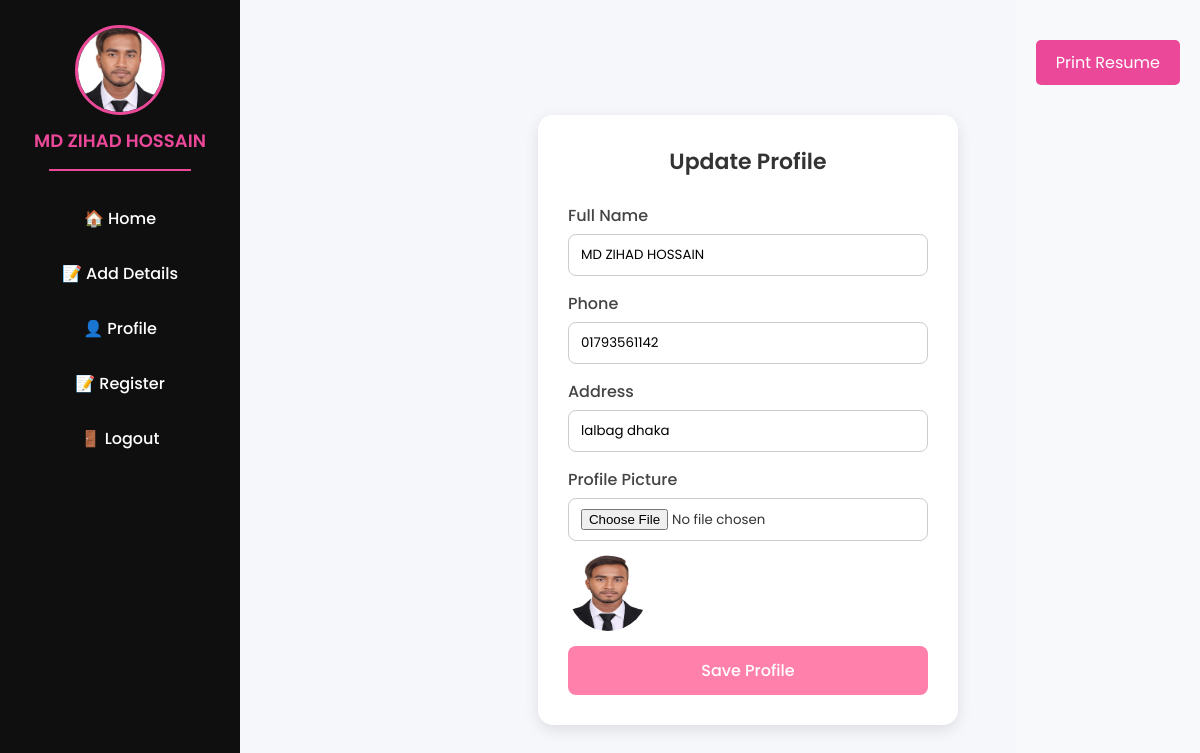
Page /profilePage/ (signed in) on the committed database.
### protfolio/models.py (models this page shows, shortened)
class userModel(AbstractUser):
    def __str__(self):
        return self.username

class profileModel(models.Model):
    full_name=models.CharField(max_length=100,null=True)
    phone=models.CharField(max_length=30,null=True)
    address=models.TextField(null=True)
    profile_pic=models.ImageField(upload_to='media/img', blank=True, null=True)
    created_by=models.OneToOneField(userModel,on_delete=models.CASCADE , null=True,related_name='profile_info')

### protfolio/views.py (the view, shortened to what this page needs)
# urls.py: path('profilePage/',profilePage,name='profilePage'),
@login_required
def profilePage(request):
    current_user = request.user
    profile_data, created = profileModel.objects.get_or_create(created_by=current_user)
    return render(request,'profile/profile.html', {'profile': profile_data})

### template/profile/profile.html (shortened to what this page needs)
{% extends 'base.html' %}
{% block body %}
<div class="main">
  <div class="forms-container">
    <div class="form-card">
      <h3>Update Profile</h3>
      <form action="" method="POST" enctype="multipart/form-data">
        <div class="form-group">
          <label>Full Name</label>
          <input type="text" name="full_name" value="{{request.user.profile_info.full_name}}" placeholder="Enter full name">
        </div>
        <div class="form-group">
          <label>Phone</label>
          <input type="text" name="phone" value="{{request.user.profile_info.phone}}" placeholder="Enter phone number">
        </div>
        <div class="form-group">
          <label>Address</label>
          <input type="text" name="address" value="{{request.user.profile_info.address}}" placeholder="Enter address">
        </div>
        <div class="form-group">
          <label>Profile Picture</label>
          <input type="file" name="profile_pic">
          {% if request.user.profile_info.profile_pic %}
            <img src="{{ request.user.profile_info.profile_pic.url }}" alt="Profile" style="width:80px;height:80px;border-radius:50%;margin-top:10px;">
          {% endif %}
        </div>
        <button class="submit-btn">Save Profile</button>
      </form>
    </div>
  </div>
</div>
{% endblock body %}

### template/nav.html
 <div class="sidebar">
    {% if request.user.profile_info.profile_pic %}
      <img src="{{ request.user.profile_info.profile_pic.url }}" alt="Profile Picture" class="sidebar-pic">
    {% else %}
      <img src="https://cdn-icons-png.flaticon.com/512/149/149071.png" alt="Default Profile" class="sidebar-pic">
    {% endif %}
    <h2>{{ request.user.profile_info.full_name }}</h2>
    <hr class="sidebar-line">
    <a href="{% url 'homePage' %}">🏠 Home</a>
    <a href="{% url 'addDetails' %}">📝 Add Details</a>
    <a href="{% url 'update' %}">👤 Profile</a>
    <a href="{% url 'registerPage' %}">📝 Register</a>
    <a href="{% url 'logoutPage' %}">🚪 Logout</a>
  </div>

### template/base.html (style rules this page uses)
* { margin: 0; padding: 0; box-sizing: border-box; font-family: 'Poppins', sans-serif; }
body { display: flex; min-height: 100vh; background: #f5f7fa; color: #333; }
.sidebar { width: 240px; background: #0f0f0f; color: #fff; display: flex; flex-direction: column; align-items: center; padding: 25px 18px; position: fixed; top: 0; bottom: 0; left: 0; }
.sidebar-pic { width: 90px; height: 90px; border-radius: 50%; object-fit: cover; border: 3px solid #ec4899; margin-bottom: 12px; }
.sidebar h2 { font-size: 18px; font-weight: 600; color: #ec4899; margin-bottom: 15px; text-align: center; text-transform: capitalize; }
.sidebar-line { width: 70%; height: 2px; background: #ec4899; border: none; margin-bottom: 25px; }
.sidebar a { text-decoration: none; color: #fff; padding: 10px 15px; border-radius: 8px; margin-bottom: 10px; width: 100%; text-align: center; font-weight: 500; transition: 0.3s; }
.main { flex: 1; margin-left: 240px; padding: 35px; overflow-y: auto; }

### template/profile/profile.html (style rules this page uses)
.main { width: 100%; display: flex; justify-content: center; align-items: center; }
.forms-container { display: flex; justify-content: center; align-items: center; }
.form-card { background: #fff; width: 420px; border-radius: 15px; box-shadow: 0 5px 15px rgba(0,0,0,0.1); padding: 30px; margin-top: 40px; }
.form-card h3 { text-align: center; color: #333; margin-bottom: 25px; font-weight: 600; font-size: 22px; }
.form-group { display: flex; flex-direction: column; margin-bottom: 15px; }
.form-group label { font-weight: 500; margin-bottom: 6px; color: #444; }
.form-group input[type="text"], .form-group input[type="file"] { padding: 10px 12px; border: 1px solid #ccc; border-radius: 8px; outline: none; transition: all 0.2s ease; }
.submit-btn { width: 100%; background: #ff80ab; color: white; border: none; padding: 12px; border-radius: 8px; font-size: 16px; font-weight: 500; cursor: pointer; transition: background 0.3s ease; }

### rows in the picture
userModel: user.profile_info.profile_pic (picture), user.profile_info.full_name "MD ZIHAD HOSSAIN", full_name "MD ZIHAD HOSSAIN", phone "01793561142", address "lalbag dhaka"
